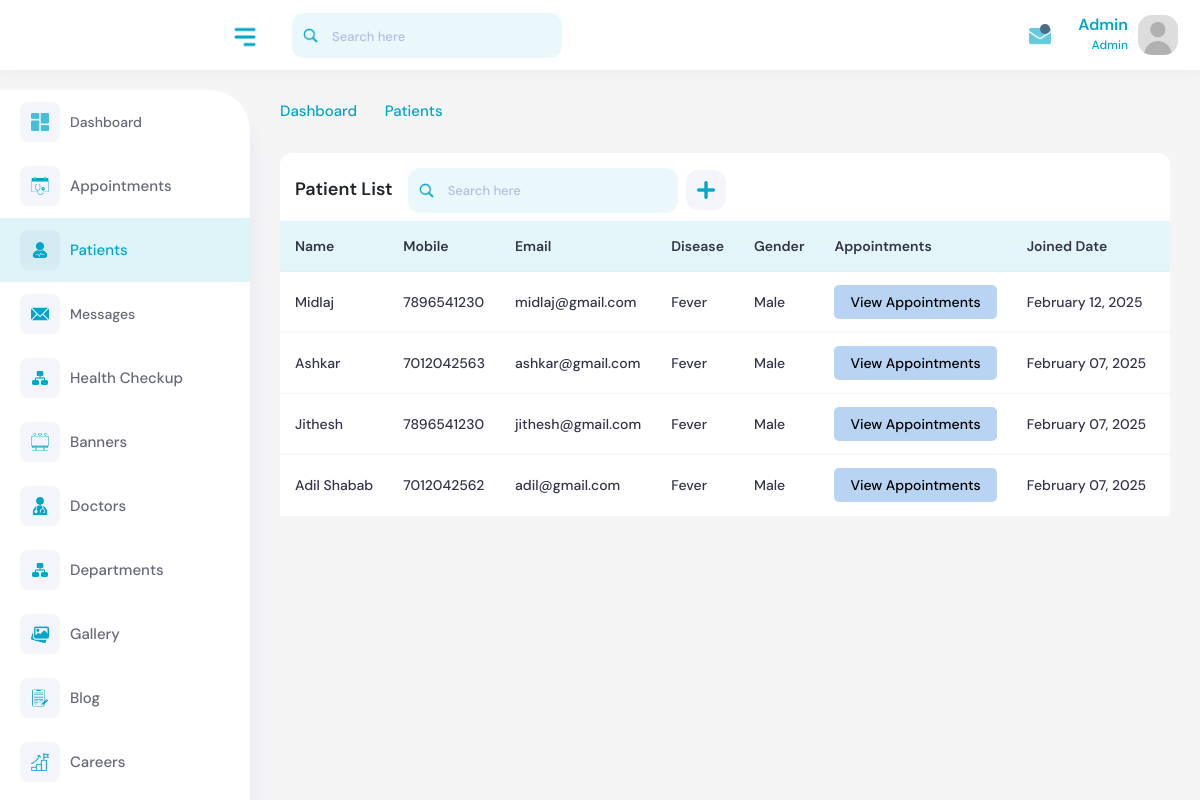
The page /account/patients/ (signed in) on the database its author committed.
### core/models.py (models this page shows, shortened)
class Patient(models.Model):
    GENDER_CHOICES = [
        ('male', 'Male'),
        ('female', 'Female'),
        ('other', 'Other'),
    ]
    name = models.CharField(max_length=255)
    email = models.EmailField(unique=True)
    phone_number = models.CharField(max_length=20)
    created_at = models.DateTimeField(default=timezone.now)
    disease = models.CharField(max_length=255, null=True, blank=True, default='')
    slug = models.SlugField(unique=True, blank=True, null=True)
    gender = models.CharField(max_length=10, choices=GENDER_CHOICES, default='male')  # Add gender field

### core/views.py (the view, shortened to what this page needs)
# urls.py: path('account/patients/', views.patients, name='patients'),
@login_required(login_url='login')
def patients(request):
    try:
        profile = Summary.objects.get(user=request.user)
    except ObjectDoesNotExist:
        msg.error(request,'Profile does not exist. You cannot access here.')
        return redirect('login')
    if profile:
        if profile.role == 'hr':
            return redirect('hr_dashboard')
        elif profile.role == 'media':
            return redirect('media_dashboard')  # Correctly redirect to media dashboard
        elif profile.role not in ['frontdesk', 'admin']:
            return redirect('homepage')
    else:
        return redirect('homepage')
    search_query = request.GET.get('search', '')
    page_number = request.GET.get('page', 1)
    patients = Patient.objects.all().order_by('-created_at')
    paginator = Paginator(patients, 20)
    paginated_patients = paginator.get_page(page_number)
    context = {
        'patients': paginated_patients,
        'search_query': search_query,
    }
    return render(request, 'backend/patients.html', context)

### templates/backend/patients.html (shortened to what this page needs)
{% extends 'backend/base.html' %}
{% load static %}
{% block content %}
<div class="content">
    <div class="page-header">
        <div class="row">
            <div class="col-sm-12">
                <ul class="breadcrumb">
                    <li class="breadcrumb-item"><a href="{% url 'dashboard' %}">Dashboard </a></li>
                    <li class="breadcrumb-item"><i class="feather-chevron-right"></i></li>
                    <li class="breadcrumb-item active">Patients</li>
                </ul>
            </div>
        </div>
    </div>
    <div class="row">
        <div class="col-sm-12">
            <div class="card card-table show-entire">
                <div class="card-body">
                    <div class="page-table-header mb-2">
                        <div class="row align-items-center">
                            <div class="col">
                                <div class="doctor-table-blk">
                                    <h3>Patient List</h3>
                                    <div class="doctor-search-blk">
                                        <div class="top-nav-search table-search-blk">
                                            <form method="GET" action="">
                                                <input id="search-input" name="search" type="text" class="form-control" placeholder="Search here" value="{{ search_query }}" />
                                                <button type="submit" class="btn"><img src="{% static 'img/icons/search.png' %}" style="width: 15px" alt="Search"></button>
                                            </form>
                                        </div>
                                        <div class="add-group">
                                            <a href="{% url 'create_patient' %}" class="btn btn-primary add-pluss ms-2"><img style="width: 18px" src="{% static 'img/icons/plus.png' %}" alt="Add"></a>
                                        </div>
                                    </div>
                                </div>
                            </div>
                        </div>
                    </div>
                    <div class="table-responsive">
                        <table id="banners-table" class="table border-0 custom-table comman-table datatable mb-0">
                            <thead>
                                <tr>
                                    <th>Name</th>
                                    <th>Mobile</th>
                                    <th>Email</th>
                                    <th>Disease</th>
                                    <th>Gender</th>
                                    <th>Appointments</th>
                                    <th>Joined Date</th>
                                    <th>Book Appointment</th>
                                </tr>
                            </thead>
                            <tbody>
                                {% for patient in patients %}
                                    <tr>
                                        <td>{{ patient.name }}</td>
                                        <td>{{ patient.phone_number }}</td>
                                        <td style="text-transform: lowercase !important;">{{ patient.email }}</td>
                                        <td>{{ patient.disease }}</td>
                                        <td>{{ patient.gender }}</td>
                                        <td>
                                            <a href="{% url 'patient_appointments' patient.id %}" class="py-2 px-3 boo_king">View Appointments</a>
                                        </td>
                                        <td>{{ patient.created_at|date:"F d, Y" }}</td>
                                        <td>
                                        </td>
                                    </tr>
                                {% endfor %}
                            </tbody>
                        </table>
                    </div>
                </div>
            </div>
        </div>
    </div>
</div>
{% endblock content %}

### templates/backend/base.html (shortened to what this page needs)
<!DOCTYPE html>
{% load static %}
<html lang="en">
    <head>
        <link rel="stylesheet" type="text/css" href="{% static 'css/bootstrap.min.css' %}" />
        <link rel="stylesheet" href="{% static 'plugins/fontawesome/css/fontawesome.min.css' %}" />
        <link rel="stylesheet" href="{% static 'plugins/fontawesome/css/all.min.css' %}" />
        <link rel="stylesheet" type="text/css" href="{% static 'css/select2.min.css' %}" />
        <link rel="stylesheet" href="{% static 'plugins/datatables/datatables.min.css' %}" />
        <link rel="stylesheet" href="{% static 'css/feather.css' %}" />
        <link rel="stylesheet" type="text/css" href="{% static 'css/style.css' %}" />
    </head>
    <body>
        <div class="main-wrapper">
            <div class="header">
                <div class="header-left">
                    <a href="{% url 'dashboard' %}" class="logo"> <img src="{% static 'img/logo.png' %}" style="width: 180px" class="img-fluid" alt /> </a>
                </div>
                <a id="toggle_btn" href="javascript:void(0);"><img src="{% static 'img/icons/menu.png' %}" style="width: 30px;" alt /></a>
                <div class="top-nav-search mob-view">
                    <form>
                        <input type="text" class="form-control" placeholder="Search here" />
                        <a class="btn"><img src="{% static 'img/icons/search.png' %}" style="width: 15px;" alt /></a>
                    </form>
                </div>
                <ul class="nav user-menu float-end">
                    <li class="nav-item dropdown d-none d-md-block">
                        <a href="#" class="dropdown-toggle nav-link" data-bs-toggle="dropdown">
                            <img src="{% static 'img/icons/email.png' %}" style="width: 22px;" alt />
                            <span class="pulse"></span>
                        </a>
                    </li>
                    <li class="nav-item dropdown has-arrow user-profile-list">
                        <a href="#" class="dropdown-toggle nav-link user-link" data-bs-toggle="dropdown">
                            <div class="user-names">
                                <h5 style="text-transform: capitalize;">{{request.user.username}}</h5>
                                <span>Admin</span>
                            </div>
                            <span class="user-img">
                                <img src="{% static 'img/user.jpg' %}" alt="Admin" />
                            </span>
                        </a>
                    </li>
                </ul>
            </div>
            <div class="sidebar" id="sidebar">
                <div class="sidebar-inner slimscroll">
                    <div id="sidebar-menu" class="sidebar-menu">
                        <ul class="main">
                            <div class="sidebar__box dashboard_sidebar">
                                <a href="{% url 'dashboard' %}">
                                    <span class="menu-side"><img src="{% static 'img/icons/dashboard.png' %}" style="width: 18px;" alt /></span> <span> Dashboard </span>
                                </a>
                            </div>
                            <li class="submenu appointment_sidebar">
                                <a href="#">
                                    <span class="menu-side"><img src="{% static 'img/icons/appointment.png' %}" style="width: 18px;" alt /></span> <span> Appointments </span> <span class="menu-arrow"></span>
                                </a>
                            </li>
                            <li class="submenu patients_sidebar">
                                <a href="#">
                                    <span class="menu-side"><img src="{% static 'img/icons/healthy.png' %}" style="width: 18px;" alt /></span> <span>Patients </span> <span class="menu-arrow"></span>
                                </a>
                            </li>
                            <div class="sidebar__box messages_sidebar">
                                <a href="{% url 'messages' %}">
                                    <span class="menu-side"><img src="{% static 'img/icons/message.png' %}" style="width: 18px;" alt /></span> <span> Messages </span>
                                </a>
                            </div>
                            <li class="submenu health_checkup_sidebar">
                                <a href="#">
                                    <span class="menu-side"><img src="{% static 'img/icons/department.png' %}" style="width: 18px;" alt /></span> <span> Health Checkup </span> <span class="menu-arrow"></span>
                                </a>
                            </li>
                            <li class="submenu banner_sidebar">
                                <a href="#">
                                    <span class="menu-side"><img src="{% static 'img/icons/banner.png' %}" style="width: 18px;" alt /></span> <span> Banners </span> <span class="menu-arrow"></span>
                                </a>
                            </li>
                            <li class="submenu doctor_sidebar">
                                <a href="#">
                                    <span class="menu-side"><img src="{% static 'img/icons/doctor.png' %}" style="width: 18px;" alt /></span> <span> Doctors </span> <span class="menu-arrow"></span>
                                </a>
                            </li>
                            <li class="submenu department_sidebar">
                                <a href="#">
                                    <span class="menu-side"><img src="{% static 'img/icons/department.png' %}" style="width: 18px;" alt /></span> <span> Departments </span> <span class="menu-arrow"></span>
                                </a>
                            </li>
                            <li class="submenu gallery_sidebar">
                                <a href="#">
                                    <span class="menu-side"><img src="{% static 'img/icons/gallery.png' %}" style="width: 18px;" alt /></span> <span> Gallery</span> <span class="menu-arrow"></span>
                                </a>
                            </li>
                            <li class="submenu blogs_sidebar">
                                <a href="#">
                                    <span class="menu-side"><img src="{% static 'img/icons/blog.png' %}" style="width: 18px;" alt /></span> <span> Blog</span> <span class="menu-arrow"></span>
                                </a>
                            </li>
                            <li class="submenu career_sidebar">
                                <a href="#">
                                    <span class="menu-side"><img src="{% static 'img/icons/career.png' %}" style="width: 18px;" alt /></span> <span> Careers</span> <span class="menu-arrow"></span>
                                </a>
                            </li>
                            <div class="sidebar__box notifications_sidebar">
                            </div>
                        </ul>
                    </div>
                </div>
            </div>
            <div class="page-wrapper">
                {% block content %}
                {% endblock content %}
            </div>
        </div>
        <script src="{% static 'cdn-cgi/scripts/7d0fa10a/cloudflare-static/rocket-loader.min.js' %}" data-cf-settings="0809f830a9a7270f0d91c883-|49" defer></script></body>
    </body>
</html>

### static/css/feather.css (style rules this page uses)
[class^="feather-"], [class*=" feather-"] { font-family: 'feather' !important; speak: none; font-style: normal; font-weight: normal; font-variant: normal; text-transform: none; line-height: 1; -webkit-font-smoothing: antialiased; -moz-osx-font-smoothing: grayscale; }
.feather-chevron-right:before { content: "\e930"; }

### rows shown on the page
Patient: name "Midlaj", phone_number "7896541230", email "midlaj@gmail.com", disease "Fever", gender "Male", created_at "February 12, 2025"
Patient: name "Ashkar", phone_number "7012042563", email "ashkar@gmail.com", disease "Fever", gender "Male", created_at "February 07, 2025"
Patient: name "Jithesh", phone_number "7896541230", email "jithesh@gmail.com", disease "Fever", gender "Male", created_at "February 07, 2025"
Patient: name "Adil Shabab", phone_number "7012042562", email "adil@gmail.com", disease "Fever", gender "Male", created_at "February 07, 2025"

### other values the page prints
{{ request.user.username }} "Admin"
